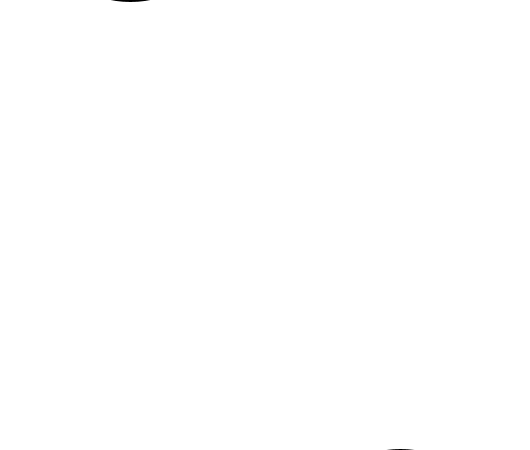
Frame 1 (no input)
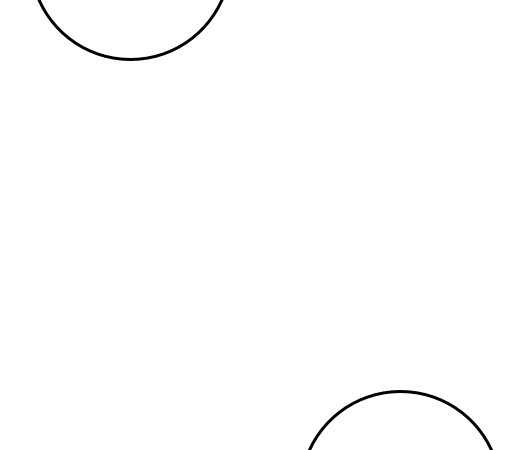
Frame 60 (the mouse pressed at the canvas centre just before this capture)
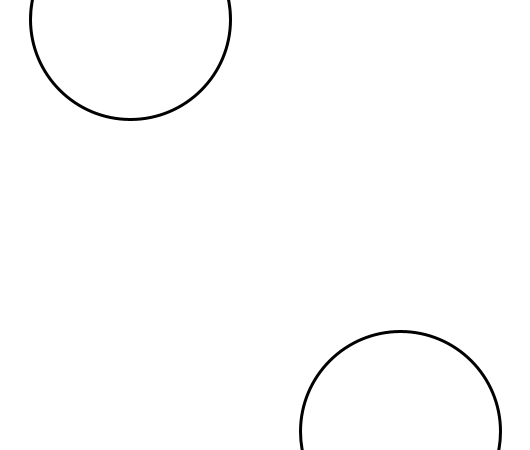
Frame 120 (the mouse held since frame 60 and released just before this capture)

The Processing sketch that drew these frames (run headless with seeded random() and noise(); from frame 60 on, the mouse is pressed at the canvas centre):

// Processing sketch: sketch_260221a
// ── sketch_260221a.pde
int y1;
int y2;

void setup() {
  size(530, 450);
  y1 = -100;
  y2 = 550;
  strokeWeight(3);
}

void draw() {
  background(255);
  ellipse(130, y1, 200, 200);
  ellipse(400, y2, 200, 200);
  y1 = y1 + 1;
  y2 = y2 - 1;

  if (y1 > 550) {
    y1 = -100;
    y2 = 550;
  }
}
